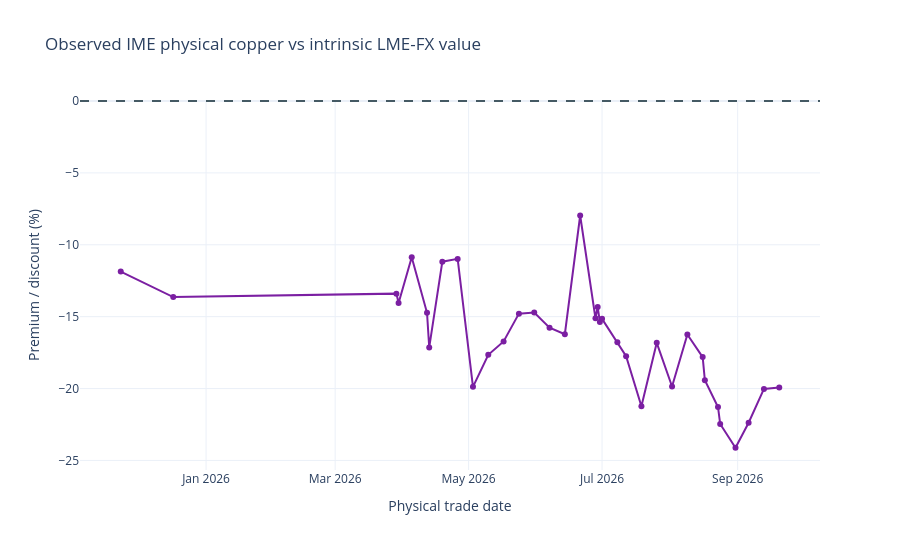

Source (notebook cell):
### Markdown cell above
## 9. Observed IME physical-market premium over intrinsic copper value

For actual physical-market observations in the regression period, intrinsic value is `LME cash USD/kg × free-market USD/IRR`. The plotted premium is `(observed physical price / intrinsic price - 1) × 100`.

### Code cell
physical_intrinsic_bubble = anchors[[
    "date", "physical_price", "lme_usd_per_kg", "usd_irr", "intrinsic_price"
]].copy()
assert len(physical_intrinsic_bubble) == len(anchors)
physical_intrinsic_bubble["physical_vs_intrinsic_bubble_pct"] = (
    physical_intrinsic_bubble["physical_price"]
    / physical_intrinsic_bubble["intrinsic_price"]
    - 1
) * 100

fig = go.Figure(go.Scatter(x=physical_intrinsic_bubble['date'],
    y=physical_intrinsic_bubble['physical_vs_intrinsic_bubble_pct'], mode='lines+markers',
    name='Observed IME physical premium', line_color='#7B1FA2'))
fig.add_hline(y=0, line_dash='dash', line_color='#455A64')
fig.update_layout(title='Observed IME physical copper vs intrinsic LME-FX value',
    xaxis_title='Physical trade date', yaxis_title='Premium / discount (%)',
    height=550, template='plotly_white')
fig.show()
physical_intrinsic_bubble

### Figure 1 — Plotly figure (JSON) as saved in the notebook; plotly's stock layout.template omitted (floating-point values rounded to 4 significant figures)
{"data": [{"line": {"color": "#7B1FA2"}, "mode": "lines+markers", "name": "Observed IME physical premium", "type": "scatter", "x": ["2025-11-23T00:00:00.000000", "2025-12-17T00:00:00.000000", "2026-03-29T00:00:00.000000", "2026-03-30T00:00:00.000000", "2026-04-05T00:00:00.000000", "2026-04-12T00:00:00.000000", "2026-04-13T00:00:00.000000", "2026-04-19T00:00:00.000000", "2026-04-26T00:00:00.000000", "2026-05-03T00:00:00.000000", "2026-05-10T00:00:00.000000", "2026-05-17T00:00:00.000000", "2026-05-24T00:00:00.000000", "2026-05-31T00:00:00.000000", "2026-06-07T00:00:00.000000", "2026-06-14T00:00:00.000000", "2026-06-21T00:00:00.000000", "2026-06-28T00:00:00.000000", "2026-06-29T00:00:00.000000", "2026-06-30T00:00:00.000000", "2026-07-01T00:00:00.000000", "2026-07-08T00:00:00.000000", "2026-07-12T00:00:00.000000", "2026-07-19T00:00:00.000000", "2026-07-26T00:00:00.000000", "2026-08-02T00:00:00.000000", "2026-08-09T00:00:00.000000", "2026-08-16T00:00:00.000000", "2026-08-17T00:00:00.000000", "2026-08-23T00:00:00.000000", "2026-08-24T00:00:00.000000", "2026-08-31T00:00:00.000000", "2026-09-06T00:00:00.000000", "2026-09-13T00:00:00.000000", "2026-09-20T00:00:00.000000"], "y": [-11.87, -13.64, -13.4, -14.05, -10.87, -14.73, -17.14, -11.18, -10.98, -19.88, -17.65, -16.72, -14.79, -14.71, -15.76, -16.22, -7.964, -15.12, -14.33, -15.37, -15.15, -16.77, -17.75, -21.23, -16.82, -19.86, -16.24, -17.81, -19.42, -21.28, -22.46, -24.12, -22.38, -20.02, -19.92]}], "layout": {"height": 550, "shapes": [{"line": {"color": "#455A64", "dash": "dash"}, "type": "line", "x0": 0, "x1": 1, "xref": "x domain", "y0": 0, "y1": 0, "yref": "y"}], "title": {"text": "Observed IME physical copper vs intrinsic LME-FX value"}, "xaxis": {"title": {"text": "Physical trade date"}}, "yaxis": {"title": {"text": "Premium / discount (%)"}}}}
